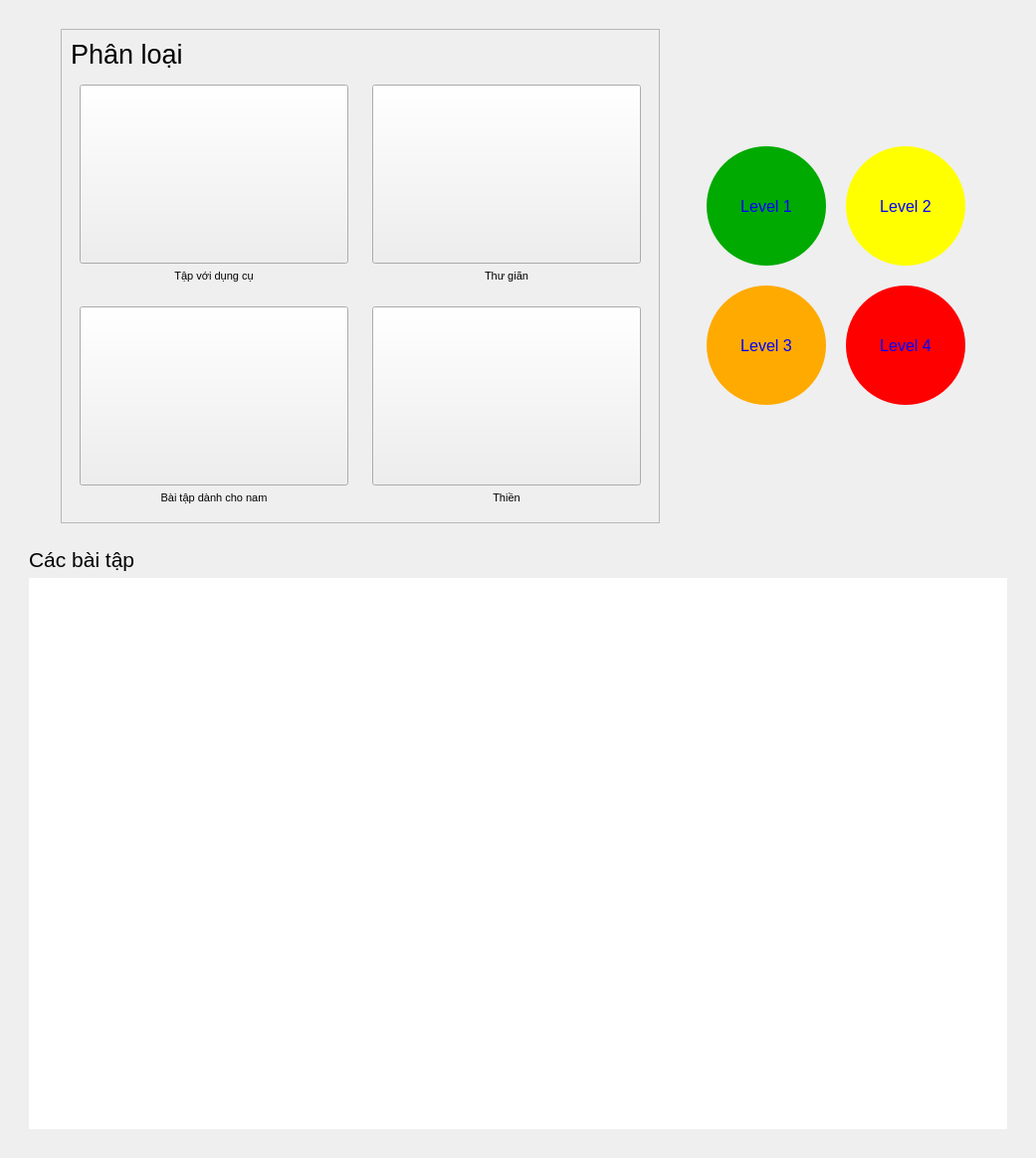
                      <widget class="QWidget" name="scrollAreaWidgetContents_4">
                       <property name="geometry">
                        <rect>
                         <x>0</x>
                         <y>0</y>
                         <width>1041</width>
                         <height>1164</height>
                        </rect>
                       </property>
                       <property name="styleSheet">
                        <string notr="true"> QScrollBar:vertical {
	border: none;
    background: rgb(52, 59, 72);
    width: 14px;
    margin: 21px 0 21px 0;
	border-radius: 0px;
 }</string>
                       </property>
                       <layout class="QVBoxLayout" name="verticalLayout_16">
                        <item>
                         <widget class="QFrame" name="contentWorkout">
                          <property name="styleSheet">
                           <string notr="true"/>
                          </property>
                          <property name="frameShape">
                           <enum>QFrame::NoFrame</enum>
                          </property>
                          <property name="frameShadow">
                           <enum>QFrame::Raised</enum>
                          </property>
                          <layout class="QVBoxLayout" name="verticalLayout_47">
                           <item>
                            <widget class="QFrame" name="frame_7">
                             <property name="minimumSize">
                              <size>
                               <width>0</width>
                               <height>0</height>
                              </size>
                             </property>
                             <property name="frameShape">
                              <enum>QFrame::NoFrame</enum>
                             </property>
                             <property name="frameShadow">
                              <enum>QFrame::Raised</enum>
                             </property>
                             <layout class="QVBoxLayout" name="verticalLayout_29">
                              <item>
                               <layout class="QHBoxLayout" name="horizontalLayout_10">
                                <item>
                                 <widget class="QFrame" name="category">
                                  <property name="sizePolicy">
                                   <sizepolicy hsizetype="Fixed" vsizetype="Fixed">
                                    <horstretch>0</horstretch>
                                    <verstretch>0</verstretch>
                                   </sizepolicy>
                                  </property>
                                  <property name="frameShape">
                                   <enum>QFrame::StyledPanel</enum>
                                  </property>
                                  <property name="frameShadow">
                                   <enum>QFrame::Raised</enum>
                                  </property>
                                  <layout class="QGridLayout" name="gridLayout_8">
                                   <item row="2" column="0" alignment="Qt::AlignHCenter">
                                    <widget class="QFrame" name="frame_5">
                                     <property name="frameShape">
                                      <enum>QFrame::NoFrame</enum>
                                     </property>
                                     <property name="frameShadow">
                                      <enum>QFrame::Raised</enum>
                                     </property>
                                     <layout class="QVBoxLayout" name="verticalLayout_34">
                                      <item>
                                       <widget class="QPushButton" name="category2_2">
                                        <property name="minimumSize">
                                         <size>
                                          <width>270</width>
                                          <height>180</height>
                                         </size>
                                        </property>
                                        <property name="maximumSize">
                                         <size>
                                          <width>16777215</width>
                                          <height>16777215</height>
                                         </size>
                                        </property>
                                        <property name="styleSheet">
                                         <string notr="true">background-image: url(:/lesson/sources/lesson/Mens-Yoga-2.jpeg);
background-position: center;
</string>
                                        </property>
                                        <property name="text">
                                         <string/>
                                        </property>
                                       </widget>
                                      </item>
                                      <item>
                                       <widget class="QLabel" name="label_50">
                                        <property name="font">
                                         <font>
                                          <pointsize>8</pointsize>
                                         </font>
                                        </property>
                                        <property name="text">
                                         <string>Bài tập dành cho nam</string>
                                        </property>
                                        <property name="alignment">
                                         <set>Qt::AlignCenter</set>
                                        </property>
                                       </widget>
                                      </item>
                                     </layout>
                                    </widget>
                                   </item>
                                   <item row="2" column="1" alignment="Qt::AlignHCenter">
                                    <widget class="QFrame" name="frame_6">
                                     <property name="frameShape">
                                      <enum>QFrame::NoFrame</enum>
                                     </property>
                                     <property name="frameShadow">
                                      <enum>QFrame::Raised</enum>
                                     </property>
                                     <layout class="QVBoxLayout" name="verticalLayout_39">
                                      <item>
                                       <widget class="QPushButton" name="category4_2">
                                        <property name="minimumSize">
                                         <size>
                                          <width>270</width>
                                          <height>180</height>
                                         </size>
                                        </property>
                                        <property name="maximumSize">
                                         <size>
                                          <width>16777215</width>
                                          <height>16777215</height>
                                         </size>
                                        </property>
                                        <property name="styleSheet">
                                         <string notr="true">background-image: url(:/lesson/sources/lesson/yoga-1624008293.jpg);
background-position: center;
</string>
                                        </property>
                                        <property name="text">
                                         <string/>
                                        </property>
                                       </widget>
                                      </item>
                                      <item>
                                       <widget class="QLabel" name="label_52">
                                        <property name="font">
                                         <font>
                                          <pointsize>8</pointsize>
                                         </font>
                                        </property>
                                        <property name="text">
                                         <string>Thiền</string>
                                        </property>
                                        <property name="alignment">
                                         <set>Qt::AlignCenter</set>
                                        </property>
                                       </widget>
                                      </item>
                                     </layout>
                                    </widget>
                                   </item>
                                   <item row="1" column="0" alignment="Qt::AlignHCenter">
                                    <widget class="QFrame" name="frame_3">
                                     <property name="frameShape">
                                      <enum>QFrame::NoFrame</enum>
                                     </property>
                                     <property name="frameShadow">
                                      <enum>QFrame::Raised</enum>
                                     </property>
                                     <layout class="QVBoxLayout" name="verticalLayout_33">
                                      <item>
                                       <widget class="QPushButton" name="category1_2">
                                        <property name="minimumSize">
                                         <size>
                                          <width>270</width>
                                          <height>180</height>
                                         </size>
                                        </property>
                                        <property name="maximumSize">
                                         <size>
                                          <width>16777215</width>
                                          <height>16777215</height>
                                         </size>
                                        </property>
                                        <property name="sizeIncrement">
                                         <size>
                                          <width>0</width>
                                          <height>0</height>
                                         </size>
                                        </property>
                                        <property name="styleSheet">
                                         <string notr="true">background-image: url(:/lesson/sources/lesson/tap-yoga-co-tac-dung-gi.jpg);
background-position: center;




</string>
                                        </property>
                                        <property name="text">
                                         <string/>
                                        </property>
                                       </widget>
                                      </item>
                                      <item>
                                       <widget class="QLabel" name="label_49">
                                        <property name="font">
                                         <font>
                                          <pointsize>8</pointsize>
                                         </font>
                                        </property>
                                        <property name="text">
                                         <string>Tập với dụng cụ</string>
                                        </property>
                                        <property name="alignment">
                                         <set>Qt::AlignCenter</set>
                                        </property>
                                       </widget>
                                      </item>
                                     </layout>
                                    </widget>
                                   </item>
                                   <item row="1" column="1" alignment="Qt::AlignHCenter">
                                    <widget class="QFrame" name="frame_4">
                                     <property name="frameShape">
                                      <enum>QFrame::NoFrame</enum>
                                     </property>
                                     <property name="frameShadow">
                                      <enum>QFrame::Raised</enum>
                                     </property>
                                     <layout class="QVBoxLayout" name="verticalLayout_38">
                                      <item>
                                       <widget class="QPushButton" name="category3_2">
                                        <property name="minimumSize">
                                         <size>
                                          <width>270</width>
                                          <height>180</height>
                                         </size>
                                        </property>
                                        <property name="maximumSize">
                                         <size>
                                          <width>16777215</width>
                                          <height>16777215</height>
                                         </size>
                                        </property>
                                        <property name="styleSheet">
                                         <string notr="true">background-image: url(:/lesson/sources/lesson/loi-ich-khi-tap-yoga.jpg);
background-position: center;
</string>
                                        </property>
                                        <property name="text">
                                         <string/>
                                        </property>
                                       </widget>
                                      </item>
                                      <item>
                                       <widget class="QLabel" name="label_51">
                                        <property name="font">
                                         <font>
                                          <pointsize>8</pointsize>
                                         </font>
                                        </property>
                                        <property name="text">
                                         <string>Thư giãn</string>
                                        </property>
                                        <property name="alignment">
                                         <set>Qt::AlignCenter</set>
                                        </property>
                                       </widget>
                                      </item>
                                     </layout>
                                    </widget>
                                   </item>
                                   <item row="0" column="0">
                                    <widget class="QLabel" name="label_13">
                                     <property name="font">
                                      <font>
                                       <pointsize>20</pointsize>
                                      </font>
                                     </property>
                                     <property name="text">
                                      <string>Phân loại</string>
                                     </property>
                                    </widget>
                                   </item>
                                  </layout>
                                 </widget>
                                </item>
                                <item alignment="Qt::AlignVCenter">
                                 <widget class="QFrame" name="level">
                                  <property name="sizePolicy">
                                   <sizepolicy hsizetype="Fixed" vsizetype="Preferred">
                                    <horstretch>0</horstretch>
                                    <verstretch>0</verstretch>
                                   </sizepolicy>
                                  </property>
                                  <property name="minimumSize">
                                   <size>
                                    <width>0</width>
                                    <height>0</height>
                                   </size>
                                  </property>
                                  <property name="maximumSize">
                                   <size>
                                    <width>16777215</width>
                                    <height>16777215</height>
                                   </size>
                                  </property>
                                  <property name="styleSheet">
                                   <string notr="true">QPushButton{
	border-radius: 60px;
}</string>
                                  </property>
                                  <property name="frameShape">
                                   <enum>QFrame::NoFrame</enum>
                                  </property>
                                  <property name="frameShadow">
                                   <enum>QFrame::Raised</enum>
                                  </property>
                                  <layout class="QGridLayout" name="gridLayout_4">
                                   <property name="spacing">
                                    <number>20</number>
                                   </property>
                                   <item row="0" column="0">
                                    <widget class="QPushButton" name="pushButton_6">
                                     <property name="minimumSize">
                                      <size>
                                       <width>120</width>
                                       <height>120</height>
                                      </size>
                                     </property>
                                     <property name="maximumSize">
                                      <size>
                                       <width>120</width>
                                       <height>120</height>
                                      </size>
                                     </property>
                                     <property name="font">
                                      <font>
                                       <pointsize>12</pointsize>
                                      </font>
                                     </property>
                                     <property name="styleSheet">
                                      <string notr="true">background-color: rgb(0, 170, 0);
color: blue;</string>
                                     </property>
                                     <property name="text">
                                      <string>Level 1</string>
                                     </property>
                                    </widget>
                                   </item>
                                   <item row="0" column="2">
                                    <widget class="QPushButton" name="pushButton_12">
                                     <property name="minimumSize">
                                      <size>
                                       <width>120</width>
                                       <height>120</height>
                                      </size>
                                     </property>
                                     <property name="maximumSize">
                                      <size>
                                       <width>120</width>
                                       <height>120</height>
                                      </size>
                                     </property>
                                     <property name="font">
                                      <font>
                                       <pointsize>12</pointsize>
                                      </font>
                                     </property>
                                     <property name="styleSheet">
                                      <string notr="true">background-color: rgb(255, 255, 0);
color: blue;</string>
                                     </property>
                                     <property name="text">
                                      <string>Level 2</string>
                                     </property>
                                    </widget>
                                   </item>
                                   <item row="1" column="0">
                                    <widget class="QPushButton" name="pushButton_13">
                                     <property name="minimumSize">
                                      <size>
                                       <width>120</width>
                                       <height>120</height>
                                      </size>
                                     </property>
                                     <property name="maximumSize">
                                      <size>
                                       <width>120</width>
                                       <height>120</height>
                                      </size>
                                     </property>
                                     <property name="font">
                                      <font>
                                       <pointsize>12</pointsize>
                                      </font>
                                     </property>
                                     <property name="styleSheet">
                                      <string notr="true">background-color: rgb(255, 170, 0);
color: rgb(0, 0, 255);</string>
                                     </property>
                                     <property name="text">
                                      <string>Level 3</string>
                                     </property>
                                    </widget>
                                   </item>
                                   <item row="1" column="2">
                                    <widget class="QPushButton" name="pushButton_20">
                                     <property name="minimumSize">
                                      <size>
                                       <width>120</width>
                                       <height>120</height>
                                      </size>
                                     </property>
                                     <property name="maximumSize">
                                      <size>
                                       <width>120</width>
                                       <height>120</height>
                                      </size>
                                     </property>
                                     <property name="font">
                                      <font>
                                       <pointsize>12</pointsize>
                                      </font>
                                     </property>
                                     <property name="styleSheet">
                                      <string notr="true">background-color: rgb(255, 0, 0);
color: blue;</string>
                                     </property>
                                     <property name="text">
                                      <string>Level 4</string>
                                     </property>
                                    </widget>
                                   </item>
                                  </layout>
                                 </widget>
                                </item>
                               </layout>
                              </item>
                             </layout>
                            </widget>
                           </item>
                           <item>
                            <widget class="QFrame" name="frame_28">
                             <property name="minimumSize">
                              <size>
                               <width>0</width>
                               <height>0</height>
                              </size>
                             </property>
                             <property name="frameShape">
                              <enum>QFrame::NoFrame</enum>
                             </property>
                             <property name="frameShadow">
                              <enum>QFrame::Raised</enum>
                             </property>
                             <layout class="QVBoxLayout" name="verticalLayout_10">
                              <item>
                               <widget class="QLabel" name="label_5">
                                <property name="font">
                                 <font>
                                  <pointsize>16</pointsize>
                                 </font>
                                </property>
                                <property name="text">
                                 <string>Các bài tập</string>
                                </property>
                               </widget>
                              </item>
                              <item>
                               <widget class="QListWidget" name="exercises">
                                <property name="minimumSize">
                                 <size>
                                  <width>0</width>
                                  <height>500</height>
                                 </size>
                                </property>
                                <property name="styleSheet">
                                 <string notr="true">QListWidget::Item:hover {
	border: 2px solid blue;
	border-radius: 10px;
}</string>
                                </property>
                                <property name="frameShape">
                                 <enum>QFrame::NoFrame</enum>
                                </property>
                                <property name="autoScroll">
                                 <bool>false</bool>
                                </property>
                                <property name="movement">
                                 <enum>QListView::Static</enum>
                                </property>
                                <property name="flow">
                                 <enum>QListView::LeftToRight</enum>
                                </property>
                                <property name="isWrapping" stdset="0">
                                 <bool>true</bool>
                                </property>
                                <property name="resizeMode">
                                 <enum>QListView::Fixed</enum>
                                </property>
                                <property name="viewMode">
                                 <enum>QListView::IconMode</enum>
                                </property>
                                <property name="wordWrap">
                                 <bool>false</bool>
                                </property>
                               </widget>
                              </item>
                             </layout>
                            </widget>
                           </item>
                          </layout>
                         </widget>
                        </item>
                       </layout>
                      </widget>
